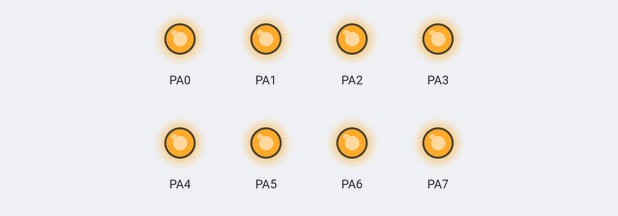
This program was run on a simulated ATmega2560, built with avr-gcc and emulated at 10 MHz. Parts: output pins drawn as LEDs (lit = HIGH). At 11.0 s the program stops and its outputs stay as they are.

Above: at 0.1 s.
At 1.1 s:
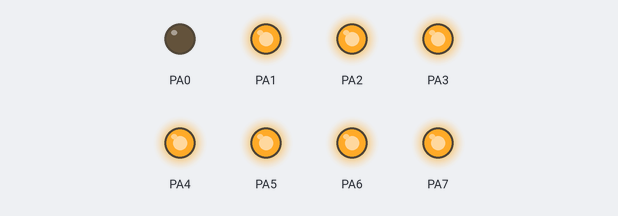
At 2.1 s:
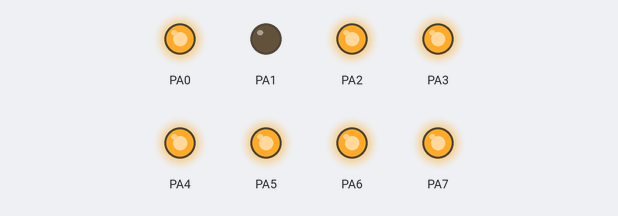
At 5.1 s:
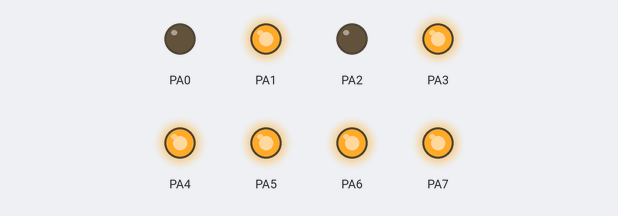
At 7.1 s:
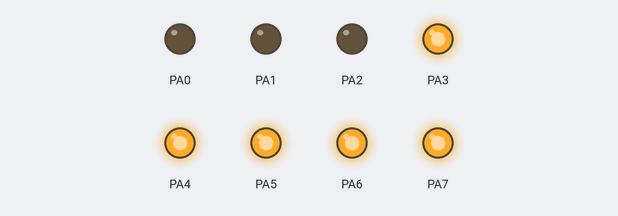
At 10.1 s:
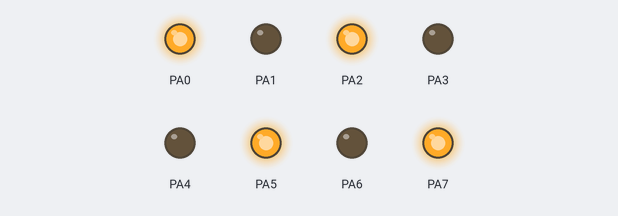
Timing chart, 0 to 11.6 s (numbered marks = the images above):
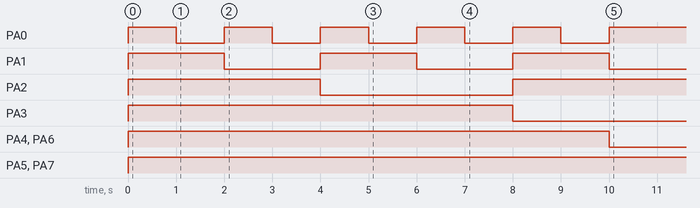

The program:

main.c
```c
/*
 * 2ndProgExercises2.c
 *
 * Created: 4/12/2018 10:22:45 AM
 * Author : Talita
 */

#define F_CPU 10000000L
#include <avr/io.h>
#include <util/delay.h>


int main(void)
{
	DDRA = 0xff;            // setting all I/O's in port A as outputs
	PORTA = 0xff;

    int s = 10;
	int arr[s];
	int arr1[s];
	for(int i = 0; i < s; i++) {
		arr[i] = i;				// numbers from 0 to 9
		arr1[i] = i;			// numbers from 0 to 9
	}

	for (int i = 0; i < s; i++) {
		PORTA = ~(arr[i]);
		_delay_ms(1000);
	}

	int sum = sum_arrays(arr, arr1, s);		// the sum is equal to 90
	PORTA = ~sum;							// output bit pattern on the leds 0b0101_1010
	_delay_ms(1000);
}

int sum_arrays(int a[], int b[], int size) {
	int sum;
	int sum_a = sum_array(a, size);
	int sum_b = sum_array(b, size);
	sum = sum_a + sum_b;
	return sum;
}

int sum_array(int a[], int size) {
	int sum = 0;
	for (int i = 0; i < size; i++) {
		sum += a[i];
	}
	return sum;
}
```

Measured:
- by itself, PA0: alternates HIGH for 1.0 s and LOW for 1.0 s, 11 changes in all, then stays HIGH
- by itself, PA1: alternates HIGH for 2.0 s and LOW for 2.0 s
- by itself, PA2: LOW → HIGH at 0.00 s, → LOW 4.0 s later, → HIGH 4.0 s later
- by itself, PA3: LOW → HIGH at 0.00 s, → LOW 8.0 s later
- by itself, PA4, PA6: LOW → HIGH at 0.00 s, → LOW 10.0 s later
- by itself, PA5, PA7: LOW → HIGH at 0.00 s
